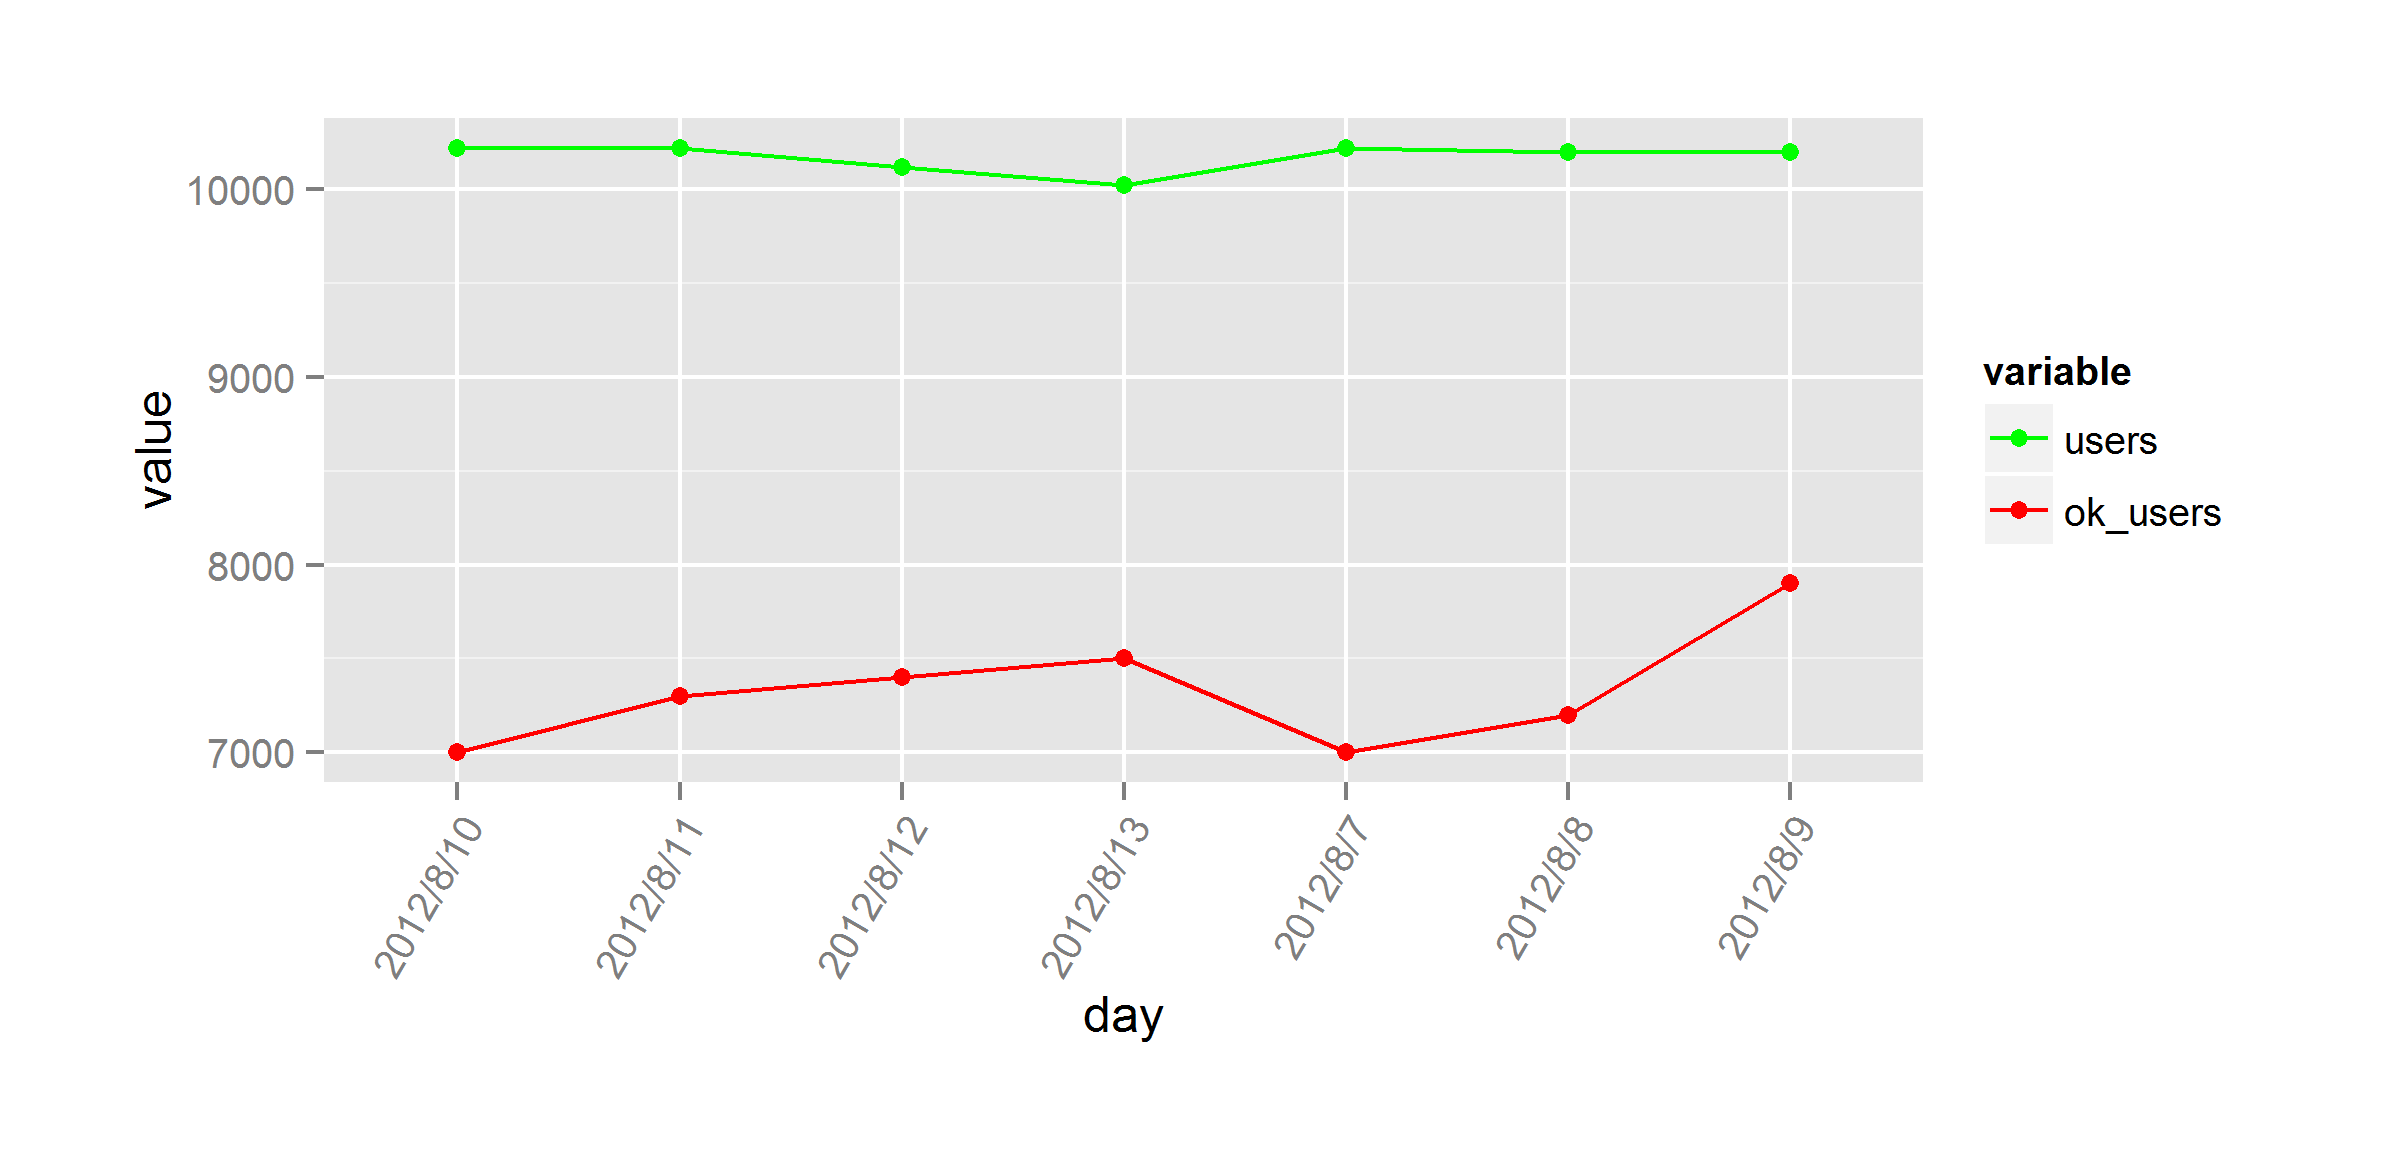

The R source for this figure:
library(ggplot2)

mydata <- read.table('symbol_line.csv', header=TRUE, sep=',')
myd <- melt(mydata,id='day')

opt <- list()
opt$variable = c('users','ok_users')
opt$color = c('green', 'red')

myd$variable <- ordered(myd$variable, levels = opt$variable)

p <- ggplot(myd, aes(x=day, y=value, group=variable,
                     colour=variable)) + 
geom_line() + 
scale_colour_manual(values = opt$color)  +
geom_point() +
theme(axis.text.x  = element_text(angle=60, vjust=1, hjust=1),
      plot.margin = unit(c(1,1,1,1), "cm")
      )

ggsave(p, filename="symbol_line-ggplot2.png", width=8)

